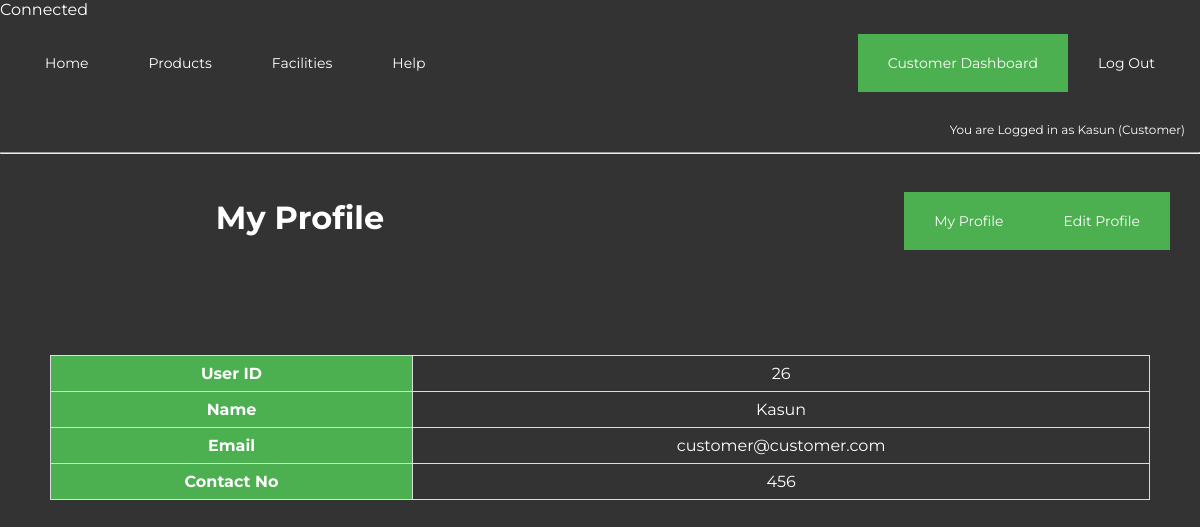
Page /customer-profile-view.php (signed in) on the committed database.
### tables this page shows
CREATE TABLE `users` (
  `userID` int(11) NOT NULL,
  `name` text NOT NULL,
  `email` varchar(50) NOT NULL,
  `password` varchar(50) NOT NULL,
  `usertype` varchar(1) NOT NULL,
  `contact` varchar(20) NOT NULL
);

### customer-profile-view.php (the view, shortened to what this page needs)
<!DOCTYPE html>
<html>
<head>
    <link rel="stylesheet" type="text/css" href="css/style.css">
</head>
<body>
    <?php include('includes/header.php') ?>
    <hr>
    <div class="row-50">
        <h1 class="div-c">My Profile</h1>
    </div>
    <div class="row-50 bg-grey">
        <div class="row-100 navigation">
             <ul class="right-nav bg-green">
                      <li><a href="customer-profile-view.php" class="bg-green" >My Profile</a></li>
                      <li><a href="customer-profile-edit.php" class="bg-green" >Edit Profile</a></li>
                </ul>
        </div>
    </div>
    <div class="row-100"><h2 class="error-msg"><?php include_once('includes/message.php'); ?></h2></div>
    <?php
        echo "<table border=1 class=\"user\">";
        $userID = $_SESSION["userID"];
        $allus = "SELECT * FROM users WHERE userID='$userID'";
        $userquery = mysqli_query($connection,$allus);
        while($row = mysqli_fetch_assoc($userquery)){
            echo "<tr>
                    <th>User ID</th><td>".$row['userID']."</td>
                  </tr>
                  <tr>
                    <th>Name</th><td>".$row['name']."</td>
                  </tr>
                  <tr>
                    <th>Email</th><td>".$row['email']."</td>
                  </tr>
                  <tr>
                    <th>Contact No</th><td>".$row['contact']."</td>
                  </tr>";
        }
         echo "</table>";
    ?>
</body>
</html>

### css/style.css (style rules this page uses)
* { box-sizing: border-box; font-family: 'Montserrat', sans-serif; }
body { margin: 0; background-color: #333; color: #FFF; }
h1 { font-size: 32px; }
a { font-size: 14px; text-decoration: none; color: #FFF; }
.row-25, .row-50, .row-75, .row-100 { float: left; position: relative; padding: 15px; }
.row-50 { width: 50%; }
.row-100 { width: 100%; }
.bg-grey { background-color: #333; }
.bg-green { background-color: #4CAF50; }
.div-c { text-align: center; }
.navigation ul { list-style-type: none; margin: 0; padding: 0; background-color: #333; }
.navigation .right-nav { float: right; }
.navigation li { float: left; margin-bottom: 30px; }
.navigation li a { display: block; color: white; text-align: center; padding: 20px 30px; text-decoration: none; }
.user { width: 1100px; margin: 0 auto; table-layout: auto; border-collapse: collapse; }
.user th { background-color: #4CAF50; border: 1px solid #ddd; padding: 8px; text-align: center; }
.user td { border: 1px solid #ddd; padding: 8px; text-align: center; }

### rows in the picture
users: userID "26", name "Kasun", email "customer@customer.com", contact "456"

### other values in the picture
$_SESSION['name'] "Kasun"
